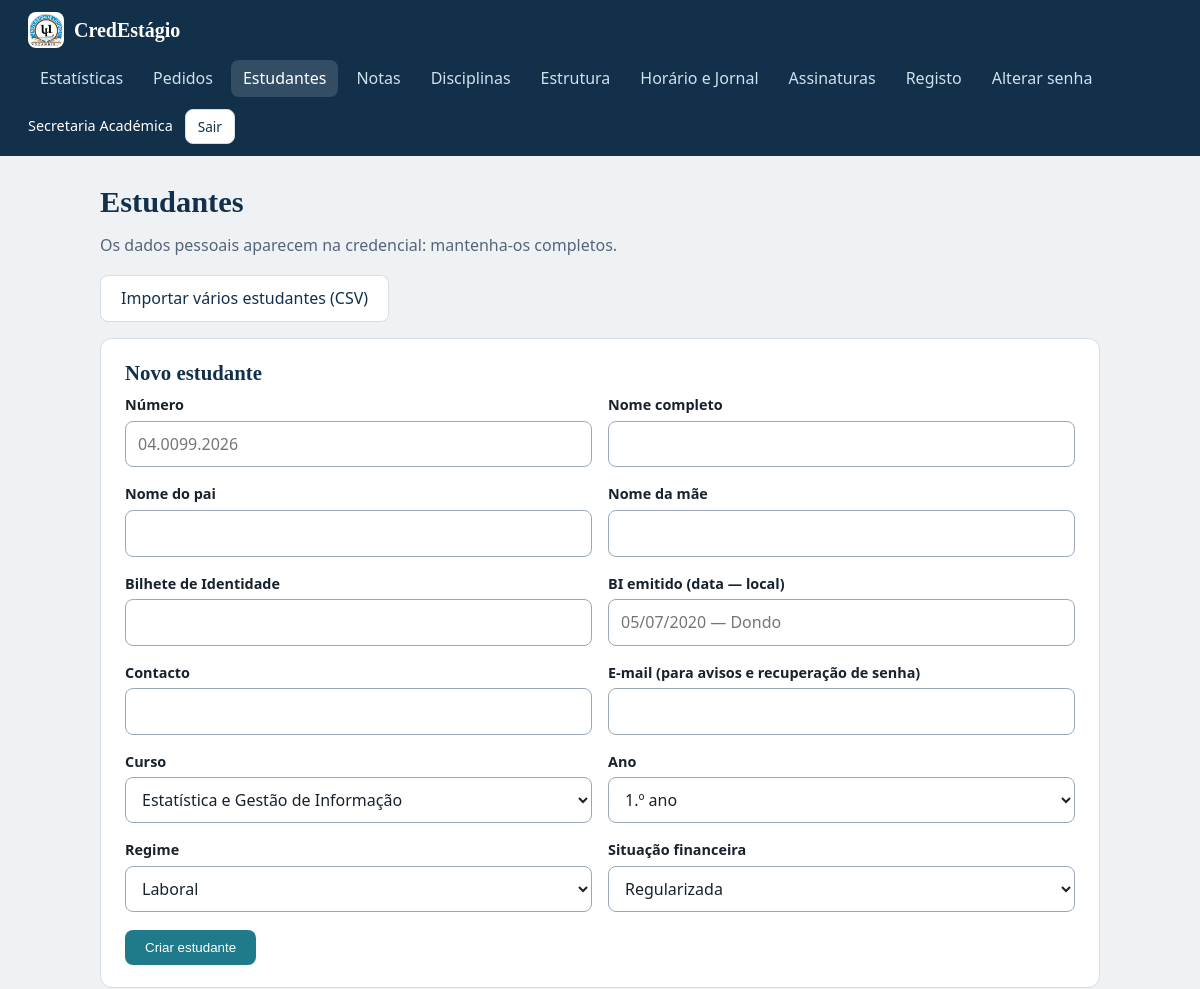
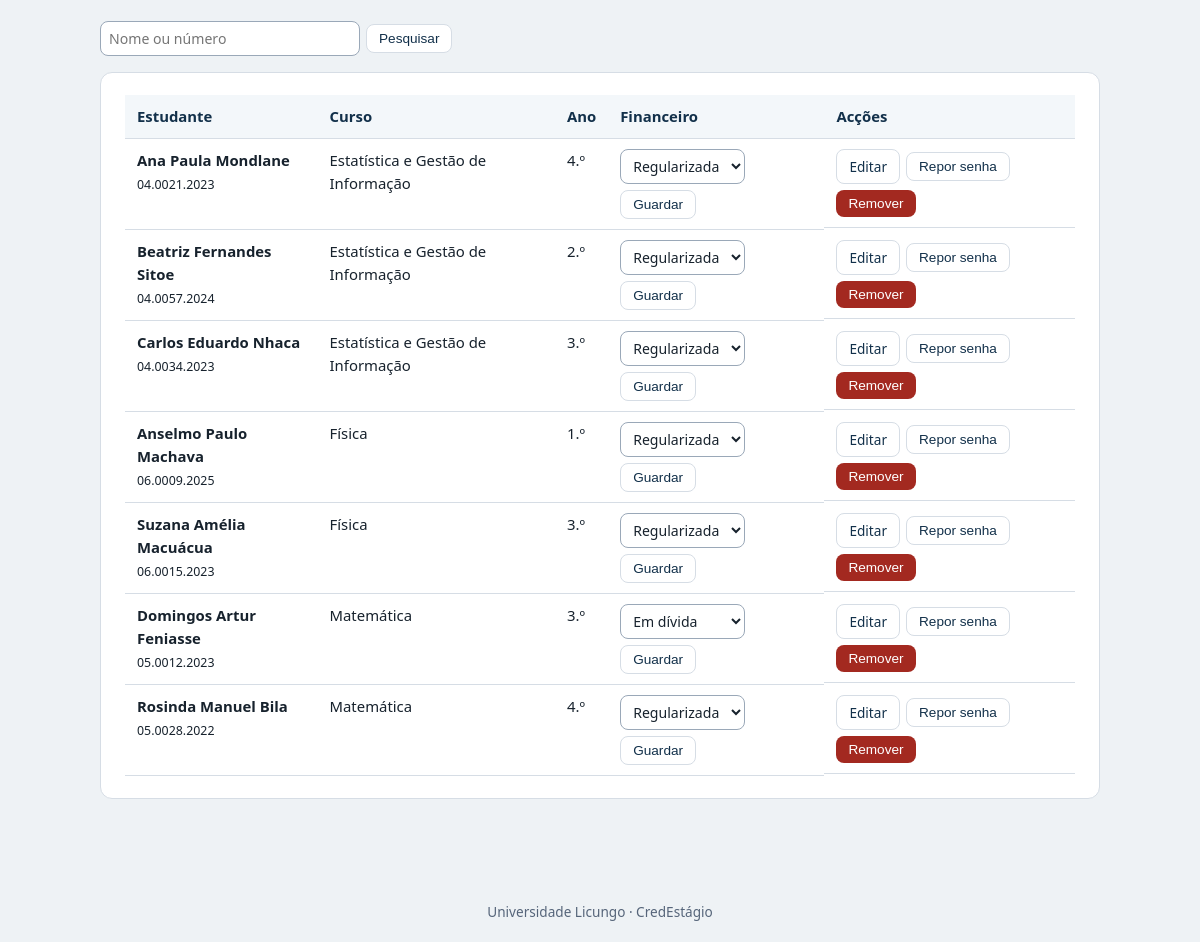
/admin/estudantes.php (signed in), run on the app's committed database (2 pictures, top to bottom).
### tables this page shows
CREATE TABLE administradores (
  id INT AUTO_INCREMENT PRIMARY KEY,
  usuario VARCHAR(40) NOT NULL UNIQUE,
  nome VARCHAR(120) NOT NULL,
  departamento_id INT NULL COMMENT 'NULL = secretaria; preenchido = chefe de departamento',
  senha_hash VARCHAR(255) NOT NULL,
  trocar_senha TINYINT(1) NOT NULL DEFAULT 0,
  FOREIGN KEY (departamento_id) REFERENCES departamentos(id)
);

CREATE TABLE estudantes (
  id INT AUTO_INCREMENT PRIMARY KEY,
  numero VARCHAR(30) NOT NULL UNIQUE,
  nome VARCHAR(120) NOT NULL,
  nome_pai VARCHAR(120) NULL,
  nome_mae VARCHAR(120) NULL,
  bi VARCHAR(30) NULL,
  bi_emissao VARCHAR(120) NULL,
  contacto VARCHAR(30) NULL,
  email VARCHAR(120) NULL,
  curso_id INT NOT NULL,
  ano TINYINT NOT NULL,
  regime ENUM('Laboral','Pós-laboral') NOT NULL DEFAULT 'Laboral',
  financeiro ENUM('Regularizada','Em dívida') NOT NULL DEFAULT 'Regularizada',
  senha_hash VARCHAR(255) NOT NULL,
  trocar_senha TINYINT(1) NOT NULL DEFAULT 0,
  criado_em TIMESTAMP DEFAULT CURRENT_TIMESTAMP,
  FOREIGN KEY (curso_id) REFERENCES cursos(id)
);

CREATE TABLE cursos (
  id INT AUTO_INCREMENT PRIMARY KEY,
  nome VARCHAR(120) NOT NULL UNIQUE,
  faculdade VARCHAR(120) NOT NULL,
  departamento_id INT NOT NULL,
  FOREIGN KEY (departamento_id) REFERENCES departamentos(id)
);

### inc/bootstrap.php (called while the page is built, shortened)
<?php
function db(): PDO {
    static $pdo = null;
    if (!$pdo) {
        try {
            $pdo = new PDO('mysql:host=' . DB_HOST . ';dbname=' . DB_NAME . ';charset=utf8mb4', DB_USER, DB_PASS, [
                PDO::ATTR_ERRMODE => PDO::ERRMODE_EXCEPTION,
                PDO::ATTR_DEFAULT_FETCH_MODE => PDO::FETCH_ASSOC,
                PDO::ATTR_EMULATE_PREPARES => false,
            ]);
            $pdo->exec("SET time_zone = '+02:00'");
        } catch (PDOException) {
            http_response_code(500);
            exit('Não foi possível ligar à base de dados. Verifique o ficheiro config.php.');
        }
    }
    return $pdo;
}
function e(mixed $v): string { return htmlspecialchars((string) $v, ENT_QUOTES, 'UTF-8'); }
function url(string $p): string { return BASE_URL . $p; }
function utilizador(): ?array {
    $u = null;
    if (isset($_SESSION['papel'], $_SESSION['uid'])) {
        $sql = $_SESSION['papel'] === 'admin'
            ? 'SELECT a.id, a.nome, a.usuario, a.departamento_id, a.trocar_senha, d.nome AS departamento FROM administradores a LEFT JOIN departamentos d ON d.id = a.departamento_id WHERE a.id = ?'
            : 'SELECT e.*, c.nome AS curso, c.faculdade, d.id AS dep_id, d.nome AS departamento, d.chefe_nome, d.assinatura FROM estudantes e JOIN cursos c ON c.id = e.curso_id JOIN departamentos d ON d.id = c.departamento_id WHERE e.id = ?';
        $st = db()->prepare($sql); $st->execute([$_SESSION['uid']]);
        $u = $st->fetch() ?: null;
    }
    return $u;
}
function exigir(string $papel): array {
    $u = utilizador();
    return $u;
}
function consulta(string $sql, array $par = []): array { $st = db()->prepare($sql); $st->execute($par); return $st->fetchAll(); }

### admin/estudantes.php (the view, shortened to what this page needs)
<?php
require_once __DIR__ . '/../inc/bootstrap.php';
require_once __DIR__ . '/../inc/layout.php';
$u = exigir('admin'); so_secretaria($u); $pdo = db();
$cursos = consulta('SELECT id, nome FROM cursos ORDER BY nome');
$q = trim($_GET['q'] ?? '');
$pag = max(1, (int) ($_GET['p'] ?? 1)); $por = 30;
$w = $q !== '' ? ' WHERE e.nome LIKE ? OR e.numero LIKE ?' : ''; $pq = $q !== '' ? ["%$q%", "%$q%"] : [];
$total = (int) consulta('SELECT COUNT(*) n FROM estudantes e' . $w, $pq)[0]['n'];
$lista = consulta('SELECT e.*, c.nome AS curso FROM estudantes e JOIN cursos c ON c.id = e.curso_id' . $w . ' ORDER BY c.nome, e.nome LIMIT ' . $por . ' OFFSET ' . (($pag - 1) * $por), $pq);
$ed = isset($_GET['editar']) ? (consulta('SELECT * FROM estudantes WHERE id = ?', [(int) $_GET['editar']])[0] ?? null) : null;
$x = fn($k) => e($ed[$k] ?? '');
topo('Estudantes', $u, nav_admin($u), 'e');
?>
<h1>Estudantes</h1>
<p class="sub">Os dados pessoais aparecem na credencial: mantenha-os completos.</p>
<p><a class="btn sec" href="<?= url('/admin/importar.php') ?>">Importar vários estudantes (CSV)</a></p>
<section class="card"><h2><?= $ed ? 'A editar: ' . e($ed['nome']) : 'Novo estudante' ?></h2>
<form method="post"><?= csrf_field() ?><input type="hidden" name="acao" value="<?= $ed ? 'editar' : 'criar' ?>"><?php if ($ed): ?><input type="hidden" name="id" value="<?= (int) $ed['id'] ?>"><?php endif; ?>
  <div class="campos">
    <div><label for="n">Número</label><input id="n" name="numero" required maxlength="30" value="<?= $x('numero') ?>" placeholder="04.0099.2026"></div>
    <div><label for="no">Nome completo</label><input id="no" name="nome" required maxlength="120" value="<?= $x('nome') ?>"></div>
    <div><label for="pai">Nome do pai</label><input id="pai" name="pai" maxlength="120" value="<?= $x('nome_pai') ?>"></div>
    <div><label for="mae">Nome da mãe</label><input id="mae" name="mae" maxlength="120" value="<?= $x('nome_mae') ?>"></div>
    <div><label for="bi">Bilhete de Identidade</label><input id="bi" name="bi" maxlength="30" value="<?= $x('bi') ?>"></div>
    <div><label for="bie">BI emitido (data — local)</label><input id="bie" name="bi_emissao" maxlength="120" value="<?= $x('bi_emissao') ?>" placeholder="05/07/2020 — Dondo"></div>
    <div><label for="ct">Contacto</label><input id="ct" name="contacto" maxlength="30" value="<?= $x('contacto') ?>"></div>
    <div><label for="em">E-mail (para avisos e recuperação de senha)</label><input id="em" name="email" type="email" maxlength="120" value="<?= $x('email') ?>"></div>
    <div><label for="c">Curso</label><select id="c" name="curso_id"><?php foreach ($cursos as $c): ?><option value="<?= (int) $c['id'] ?>" <?= $ed && (int) $ed['curso_id'] === (int) $c['id'] ? 'selected' : '' ?>><?= e($c['nome']) ?></option><?php endforeach; ?></select></div>
    <div><label for="a">Ano</label><select id="a" name="ano"><?php for ($i = 1; $i <= 4; $i++): ?><option value="<?= $i ?>" <?= $ed && (int) $ed['ano'] === $i ? 'selected' : '' ?>><?= $i ?>.º ano</option><?php endfor; ?></select></div>
    <div><label for="r">Regime</label><select id="r" name="regime"><?php foreach (['Laboral', 'Pós-laboral'] as $o): ?><option <?= ($ed['regime'] ?? '') === $o ? 'selected' : '' ?>><?= $o ?></option><?php endforeach; ?></select></div>
    <div><label for="f">Situação financeira</label><select id="f" name="financeiro"><?php foreach (['Regularizada', 'Em dívida'] as $o): ?><option <?= ($ed['financeiro'] ?? '') === $o ? 'selected' : '' ?>><?= $o ?></option><?php endforeach; ?></select></div>
  </div>
  <button class="btn" type="submit"><?= $ed ? 'Guardar alterações' : 'Criar estudante' ?></button>
</form></section>
<form method="get" class="inline pesquisa" role="search"><label class="sr-only" for="q">Pesquisar</label><input id="q" name="q" type="search" placeholder="Nome ou número" value="<?= e($q) ?>"><button class="btn sec peq">Pesquisar</button></form>
<section class="card"><div class="tabela"><table>
  <tr><th>Estudante</th><th>Curso</th><th>Ano</th><th>Financeiro</th><th>Acções</th></tr>
  <?php foreach ($lista as $s): ?>
  <tr>
    <td><strong><?= e($s['nome']) ?></strong><br><small><?= e($s['numero']) ?></small></td>
    <td><?= e($s['curso']) ?></td><td><?= (int) $s['ano'] ?>.º</td>
    <td><form method="post" class="inline"><?= csrf_field() ?><input type="hidden" name="acao" value="financeiro"><input type="hidden" name="id" value="<?= (int) $s['id'] ?>">
      <select name="financeiro" aria-label="Situação financeira de <?= e($s['nome']) ?>"><option <?= $s['financeiro'] === 'Regularizada' ? 'selected' : '' ?>>Regularizada</option><option <?= $s['financeiro'] !== 'Regularizada' ? 'selected' : '' ?>>Em dívida</option></select>
      <button class="btn sec peq">Guardar</button></form></td>
    <td class="inline">
      <a class="btn sec peq" href="<?= url('/admin/estudantes.php?editar=' . (int) $s['id']) ?>">Editar</a>
      <form method="post" data-confirm="Gerar uma nova senha temporária para este estudante?"><button class="btn sec peq">Repor senha</button></form>
      <form method="post" data-confirm="Remover este estudante e todos os seus pedidos e notas? Não pode ser desfeito."><button class="btn perigo peq">Remover</button></form>
    </td>
  </tr>
  <?php endforeach; if (!$lista): ?><tr><td colspan="5">Nenhum estudante encontrado.</td></tr><?php endif; ?>
</table></div></section>
<?php paginacao($total, $pag, $por); rodape();

### inc/layout.php (shortened to what this page needs)
<?php
function topo(string $titulo, ?array $u = null, array $nav = [], string $ativo = ''): void { ?>
<!DOCTYPE html>
<html lang="pt-MZ">
<head>
<link rel="stylesheet" href="<?= url('/assets/style.css') ?>">
</head>
<body>
<?php if ($u): ?>
<header class="topo">
  <div class="marca"><img class="logo-mini" src="<?= url('/assets/logo.png') ?>" alt=""><?= APP_NOME ?></div>
  <nav aria-label="Principal">
    <?php foreach ($nav as $k => [$href, $rot]): ?>
      <?php if ($href === null): ?>
        <span class="em-breve" aria-disabled="true"><?= e($rot) ?> <small>em breve</small></span>
      <?php elseif (str_starts_with($href, 'http')): ?>
        <a href="<?= e($href) ?>" target="_blank" rel="noopener noreferrer"><?= e($rot) ?><span class="sr-only"> (abre noutro separador)</span></a>
      <?php else: ?>
        <a href="<?= url($href) ?>"<?= $k === $ativo ? ' aria-current="page"' : '' ?>><?= e($rot) ?></a>
      <?php endif; ?>
    <?php endforeach; ?>
  </nav>
  <div class="user"><span><?= e($u['nome']) ?></span><a class="btn sec peq" href="<?= url('/logout.php') ?>">Sair</a></div>
</header>
<?php endif; ?>
<main id="conteudo"<?= $u ? ' class="wrap"' : '' ?>>
<?php if ($f = flash()): ?><div class="aviso <?= e($f[0]) ?>" role="status"><?= e($f[1]) ?></div><?php endif;
}
function rodape(array $scripts = []): void { ?>
</main>
<footer class="rod"><?= INSTITUICAO ?> · <?= APP_NOME ?></footer>
</body>
</html>
<?php }

### assets/style.css (style rules this page uses)
:root { --navy:#12304a;--teal:#1f7a8c;--amber:#c98a1b;--bg:#eef2f5;--card:#fff;--ink:#17222d;--mute:#56657a;--line:#d6dde5;--ok:#17723f;--okbg:#e5f4ea;--bad:#a32920;--badbg:#fbe9e7;--wait:#7a5a00;--waitbg:#fff3cf }
* { box-sizing:border-box }
body { margin:0;font:16px/1.55 system-ui,-apple-system,"Segoe UI",Roboto,sans-serif;background:var(--bg);color:var(--ink) }
h1,h2,h3 { font-family:Georgia,"Times New Roman",serif;color:var(--navy);line-height:1.2;margin:0 0 .4em }
h1 { font-size:1.9rem }
h2 { font-size:1.3rem }
a { color:var(--teal) }
.topo { display:flex;flex-wrap:wrap;align-items:center;gap:12px 28px;background:var(--navy);color:#fff;padding:12px 28px }
.marca { font:700 1.25rem Georgia,serif }
.topo nav { display:flex;gap:6px;flex:1 }
.topo nav a { color:#cfe0ee;text-decoration:none;padding:6px 12px;border-radius:8px }
.topo nav a:hover,.topo nav a[aria-current] { background:rgba(255,255,255,.14);color:#fff }
.user { display:flex;align-items:center;gap:12px;font-size:.9rem }
.wrap { max-width:1040px;margin:0 auto;padding:28px 20px 60px }
.card { background:var(--card);border:1px solid var(--line);border-radius:12px;padding:22px 24px;margin-bottom:22px }
.sub { color:var(--mute);margin:0 0 18px }
form .campos { display:grid;gap:16px;grid-template-columns:1fr 1fr;margin-bottom:18px }
label { display:block;font-weight:600;font-size:.9rem;margin-bottom:4px }
input,select,textarea { width:100%;padding:10px 12px;font:inherit;border:1.5px solid #9aa8b8;border-radius:8px;background:#fff;color:var(--ink) }
.btn { display:inline-block;padding:10px 20px;border:0;border-radius:8px;background:var(--teal);color:#fff;font:600 .95rem inherit;cursor:pointer;text-decoration:none }
.btn.sec { background:#fff;color:var(--navy);border:1.5px solid var(--line) }
.btn.perigo { background:var(--bad) }
.btn.peq { padding:6px 12px;font-size:.85rem }
.tabela { overflow-x:auto }
table { width:100%;border-collapse:collapse;font-size:.93rem }
th,td { padding:10px 12px;text-align:left;border-bottom:1px solid var(--line);vertical-align:top }
th { color:var(--navy);background:#f3f7fa;font-weight:700 }
.inline { display:flex;gap:6px;flex-wrap:wrap;align-items:center }
.inline input,.inline select { width:auto;padding:6px 8px;font-size:.88rem }
.rod { text-align:center;color:var(--mute);font-size:.85rem;padding:20px }
.marca { display:flex;align-items:center;gap:10px }
.logo-mini { width:36px;height:36px;object-fit:contain;background:#fff;border-radius:8px;padding:2px }
.pesquisa { margin-bottom:16px }
.pesquisa input[type=search] { min-width:260px }

### data on the page
administradores: nome "Secretaria Académica"
estudantes: nome "Ana Paula Mondlane", numero "04.0021.2023", curso.nome "Estatística e Gestão de Informação", ano "4", financeiro "Regularizada"
estudantes: nome "Beatriz Fernandes Sitoe", numero "04.0057.2024", curso.nome "Estatística e Gestão de Informação", ano "2", financeiro "Regularizada"
estudantes: nome "Carlos Eduardo Nhaca", numero "04.0034.2023", curso.nome "Estatística e Gestão de Informação", ano "3", financeiro "Regularizada"
estudantes: nome "Anselmo Paulo Machava", numero "06.0009.2025", curso.nome "Física", ano "1", financeiro "Regularizada"
estudantes: nome "Suzana Amélia Macuácua", numero "06.0015.2023", curso.nome "Física", ano "3", financeiro "Regularizada"
estudantes: nome "Domingos Artur Feniasse", numero "05.0012.2023", curso.nome "Matemática", ano "3", financeiro "Em dívida"
estudantes: nome "Rosinda Manuel Bila", numero "05.0028.2022", curso.nome "Matemática", ano "4", financeiro "Regularizada"

### other printed values
APP_NOME "CredEstágio"
$rot "Estatísticas"
$rot "Pedidos"
$rot "Estudantes"
$rot "Notas"
$rot "Disciplinas"
$rot "Estrutura"
$rot "Horário e Jornal"
$rot "Assinaturas"
$rot "Registo"
$rot "Alterar senha"
INSTITUICAO "Universidade Licungo"
form field curso_id "Estatística e Gestão de Informação"
form field ano "1.º ano"
form field regime "Laboral"
